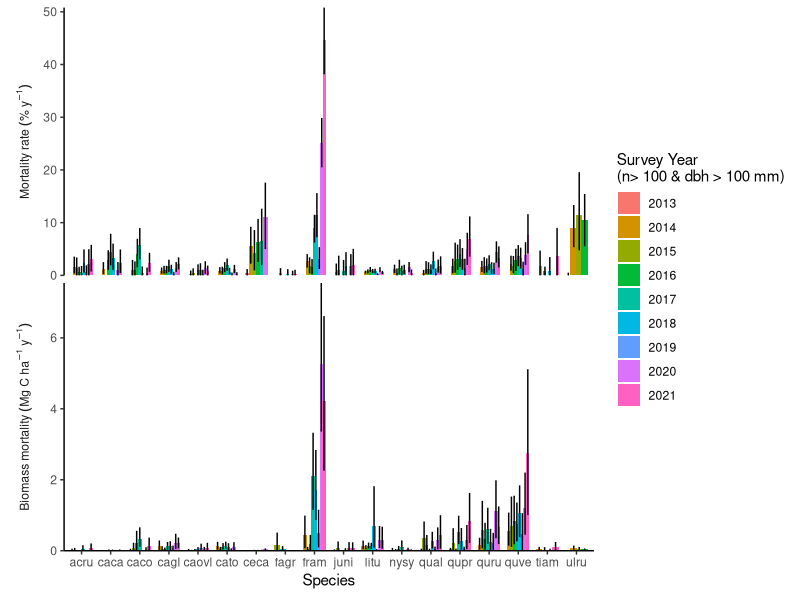
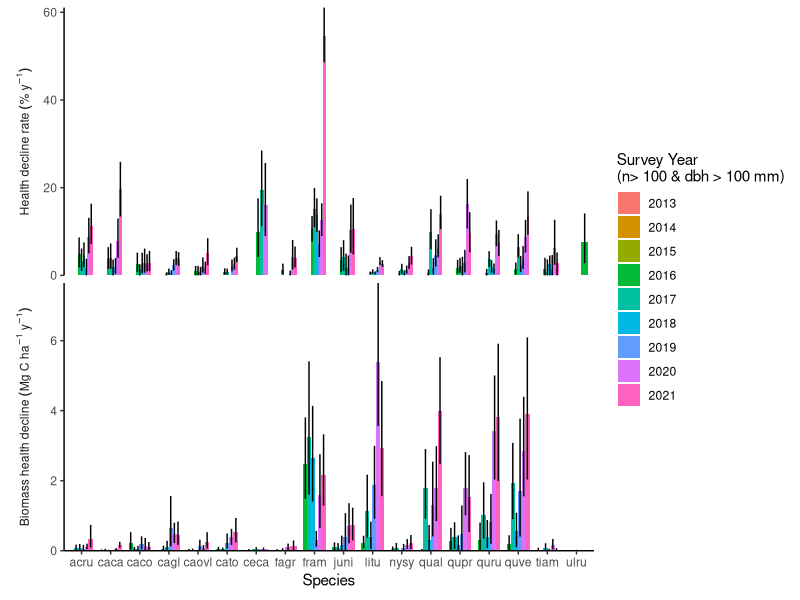
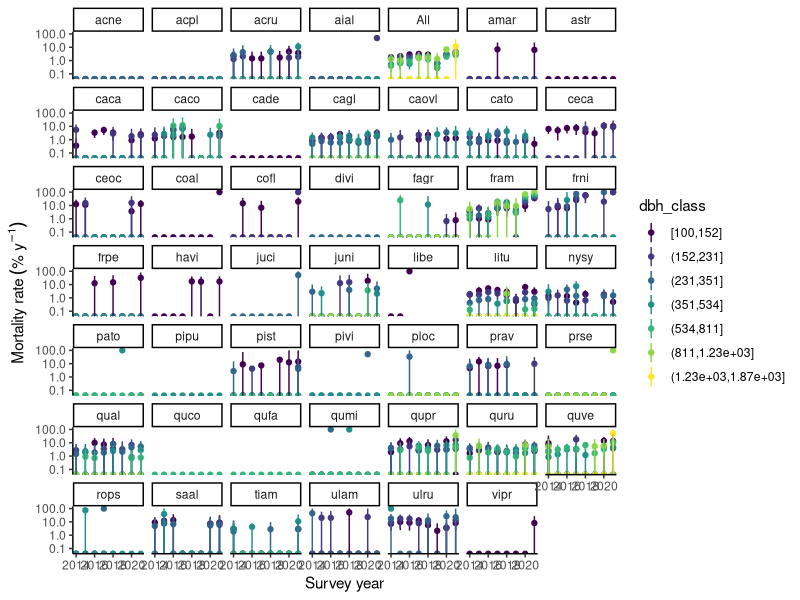
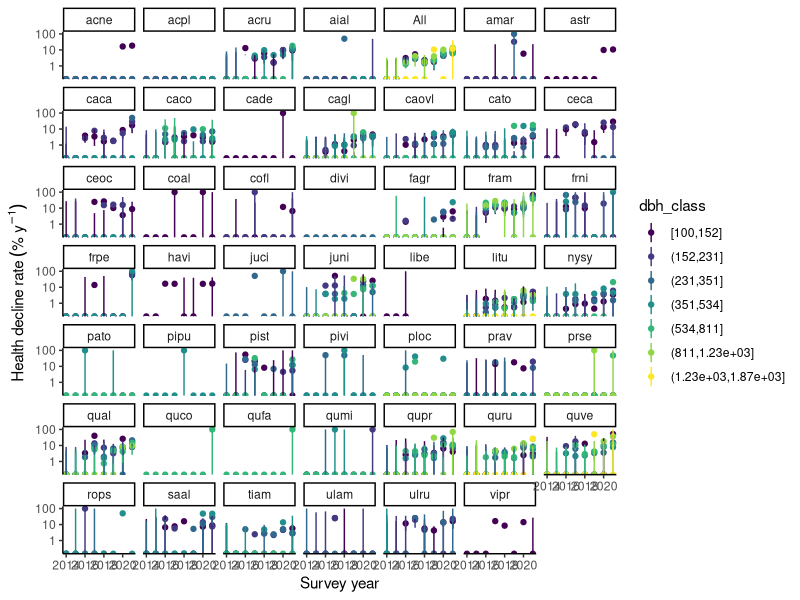

Write the R code that produced these figures, in order.
#############################################################################
# Purpose: plot calculated Mortality and Biomass mortality (also A to AU rates)
# Developped by: Valentine Herrmann - HerrmannV@si.edu
# R version 4.0.3 (2020-10-10)
##########################################################################

# Clean environment ####
rm(list = ls())

# Set working directory ####
setwd(".")

# Load libraries ####
library(ggplot2)

# load data ####
mortrate_by_size_class <- read.csv("R_results/mortrates_by_size_class.csv")
sp_mortrate_agbmort <- read.csv("R_results/mortrates_and_agbmort_by_species.csv")


AtoAUrate_by_size_class <- read.csv("R_results/AtoAUrate_by_size_class.csv")
sp_AtoAUrate_agbAtoAUrate <- read.csv("R_results/AtoAUrates_and_agbAtoAU_by_species.csv")


# barplot for species mortality and health decline ####

## only keep when N0 is > ncut
ncut = 100
sp_mortrate_agbmort <- sp_mortrate_agbmort[sp_mortrate_agbmort$N0 > ncut, ]
sp_AtoAUrate_agbAtoAUrate <- sp_AtoAUrate_agbAtoAUrate[sp_AtoAUrate_agbAtoAUrate$N0 > ncut,]
  
## keep year as factor
sp_mortrate_agbmort$survey_year <- factor(sp_mortrate_agbmort$survey_year)
sp_AtoAUrate_agbAtoAUrate$survey_year <- factor(sp_AtoAUrate_agbAtoAUrate$survey_year)

## order variables
sp_mortrate_agbmort$variable <- factor(sp_mortrate_agbmort$variable, levels = unique(sp_mortrate_agbmort$variable), labels = c('Mortality ~ rate ~ ("%" ~y ^ {-1})', 'Biomass ~ mortality ~(Mg~C~ha^{-1}~y^{-1})'))

sp_AtoAUrate_agbAtoAUrate$variable <- factor(sp_AtoAUrate_agbAtoAUrate$variable, levels = unique(sp_AtoAUrate_agbAtoAUrate$variable), labels = c('Health ~ decline ~ rate ~ ("%" ~y ^ {-1})', 'Biomass ~ health ~ decline ~(Mg~C~ha^{-1}~y^{-1})'))


ggplot(sp_mortrate_agbmort, aes(x = sp, y = estimate, fill= survey_year)) + 
  geom_bar(stat = "identity", position = position_dodge(width = .75)) + 
  geom_linerange(aes(ymin = LCI_95, ymax = UCI_95), position = position_dodge(width = .75)) + 
  labs(x = expression("Species"), 
       fill = "Survey Year\n(n> 100 & dbh > 100 mm)") +
  scale_y_continuous(expand = c(0, 0)) + 
  theme_classic() +
  facet_wrap(~variable, ncol = 1,scales = "free_y",
             strip.position = "left", 
             labeller = label_parsed) +
  # 'expression(Mortality ~ Rate ~ ("%" ~y ^ {-1}))', biomass_mortality = "Voltage (V)") ) )  +
  ylab(NULL)+
  theme(strip.background = element_blank(),
        strip.placement = "outside")


ggsave("R_results/Barplots_MortalityRates_and_BiomassMortality.tiff", width = 10, height = 7, units = "in")


ggplot(sp_AtoAUrate_agbAtoAUrate, aes(x = sp, y = estimate, fill= survey_year)) + 
  geom_bar(stat = "identity", position = position_dodge(width = .75)) + 
  geom_linerange(aes(ymin = LCI_95, ymax = UCI_95), position = position_dodge(width = .75)) + 
  labs(x = expression("Species"), 
       fill = "Survey Year\n(n> 100 & dbh > 100 mm)") +
  scale_y_continuous(expand = c(0, 0)) + 
  theme_classic() +
  facet_wrap(~variable, ncol = 1,scales = "free_y",
             strip.position = "left", 
             labeller = label_parsed) +
  # 'expression(Mortality ~ Rate ~ ("%" ~y ^ {-1}))', biomass_mortality = "Voltage (V)") ) )  +
  ylab(NULL)+
  theme(strip.background = element_blank(),
        strip.placement = "outside")


ggsave("R_results/Barplots_AtuAURates_and_BiomassAtuAU.tiff", width = 10, height = 7, units = "in")


# plot mortality and health decline by size class ####
mortrate_by_size_class$dbh_class <- factor(mortrate_by_size_class$dbh_class, levels = unique(mortrate_by_size_class$dbh_class), ordered = T)
AtoAUrate_by_size_class$dbh_class <- factor(AtoAUrate_by_size_class$dbh_class, levels = unique(AtoAUrate_by_size_class$dbh_class), ordered = T)

ggplot(mortrate_by_size_class[mortrate_by_size_class$survey_year %in% c(2014:2021), ], aes(colour = dbh_class, y = mortality_rate, x = survey_year)) +
  geom_point() +
  geom_linerange(aes(ymin = LCI_95, ymax = UCI_95)) +
  scale_x_log10() + scale_y_log10() +
  theme_classic() +
  facet_wrap(~Species) +
  ylab(bquote(Mortality ~ rate ~ ("%" ~y ^ {-1}))) +
  xlab("Survey year")
  

ggsave("R_results/MortalityRates_per_sp_and_size_classes.tiff", width = 12, height = 10, units = "in")



ggplot(AtoAUrate_by_size_class[AtoAUrate_by_size_class$survey_year %in% c(2014:2021), ], aes(colour = dbh_class, y = AtoAU_rate, x = survey_year)) +
  geom_point() +
  geom_linerange(aes(ymin = LCI_95, ymax = UCI_95)) +
  scale_x_log10() + scale_y_log10() +
  theme_classic() +
  facet_wrap(~Species) +
  ylab(bquote(Health ~ decline ~ rate ~ ("%" ~y ^ {-1})))+
  xlab("Survey year")


ggsave("R_results/AtoAURates_per_sp_and_size_classes.tiff", width = 12, height = 10, units = "in")
